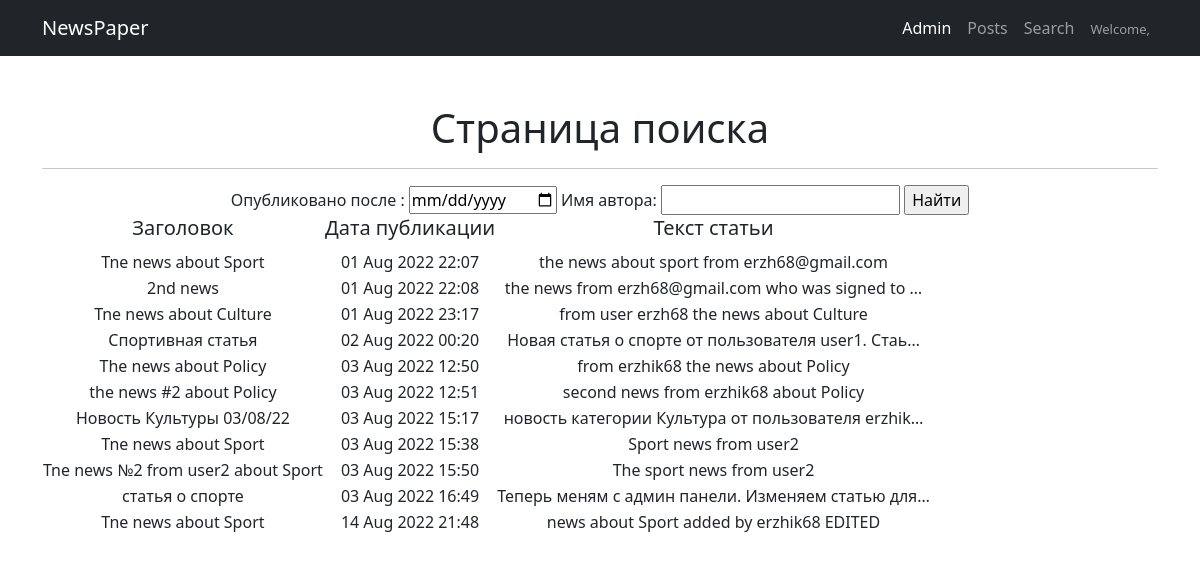
The app's page /search/ with its own data.
### newapp/models.py (models this page shows, shortened)
class Post(models.Model):
    NEWS = 'NW'
    ARTICLE = 'AT'
    TYPE_POST_CHOICES = [(NEWS, 'Новости'), (ARTICLE, 'Статья'),]
    post_type = models.CharField("Тип", max_length=2, choices=TYPE_POST_CHOICES, default=NEWS)
    post_author = models.ForeignKey(Author, on_delete=models.CASCADE, verbose_name="Имя автора")
    post_date_time = models.DateTimeField("Дата публикации (ГГГГ-ММ-ДД)", auto_now_add=True)
    post_category = models.ManyToManyField(Category, through='PostCategory', blank=False, verbose_name="Категория", related_name='posts')
    post_title = models.CharField("Заголовок", max_length=100)
    post_text = models.TextField("Текст")
    post_rating = models.IntegerField(default=0)

### newapp/views.py (the view)
# urls.py: path('search/', PostsSearch.as_view()),
class PostsSearch(ListView):
    model = Post
    template_name = 'newapp/search.html'
    context_object_name = 'posts'
    def get_context_data(self, **kwargs):
        context = super().get_context_data(**kwargs)
        context['filter'] = PostFilter(self.request.GET,
                                       queryset=self.get_queryset())  # вписываем наш фильтр в контекст
        return context

### newapp/templatetags/custom_filters.py (called while the page is built)
@register.filter(name='censor')
def censor(value, arg):
    list_bad_words = ['черт', 'блин', 'капец', 'дерьмо', 'хрен', 'чёрт']
    value_edited = value
    value_final = ''
    for word in list_bad_words:
        value_edited = value_edited.lower()
        value_temp = value_edited.replace(word, arg * len(word))
        value_edited = value_temp
    for i in range(0, len(value)):
        if (value[i] != value_edited[i]) & (value_edited[i].isalpha()):
            temp = value_edited[i].upper()
            value_final += temp
        else:
            value_final += value_edited[i]
    return value_final

### templates/newapp/search.html (shortened to what this page needs)
{% extends 'default.html' %}
{% load custom_filters %}
{% block content %}
    <h1>Страница поиска</h1>
    <hr>
    <form method="GET">
        {{ filter.form }}
        <input type="submit" value="Найти">
    </form>
    {% if posts %}
        <table>
            <tr>
                <td>
                    <h5>Заголовок</h5>
                </td>
                <td>
                    <h5>Дата публикации</h5>
                </td>
                <td>
                    <h5>Текст статьи</h5>
                </td>
            </tr>
        {% for post in filter.qs %}
            <tr>
                <td>
                    {{ post.post_title|censor:'*' }}
                </td>
                <td>
                    {{ post.post_date_time|date:'d M Y H:i' }}
                </td>
                <td>
                    {{ post.post_text|censor:'*'|truncatechars:50 }}
                </td>
            </tr>
        {% endfor %}
        </table>
    {% else %}
        <h2>Новостей нет!</h2>
    {% endif %}
{% endblock content %}

### templates/default.html (shortened to what this page needs)
{% load static %}
<!DOCTYPE html>
<html lang="en">
    <head>
        <link href="{% static 'css/styles.css' %}" rel="stylesheet" />
    </head>
    <body>
                <nav class="navbar navbar-expand-lg navbar-dark bg-dark">
                    <div class="container">
                        <a class="navbar-brand" href="/posts/">NewsPaper</a>
                        <div class="collapse navbar-collapse" id="navbarSupportedContent">
                            <ul class="navbar-nav ms-auto mb-2 mb-lg-0">
                                <li class="nav-item"><a class="nav-link active" aria-current="page" href="/admin/">Admin</a></li>
                                <li class="nav-item"><a class="nav-link" href="/posts/">Posts</a></li>
                                <li class="nav-item"><a class="nav-link" href="/posts/search/">Search</a></li>
                                <li class="nav-item"><a class="nav-link" href="#"><font size="-1.5">Welcome, {{ request.user.username }}</font></a></li>
                            </ul>
                        </div>
                    </div>
                </nav>
        <div class="container">
            <div class="text-center mt-5">
                {% block content %}
                {% endblock content %}
            </div>
        </div>
    </body>
</html>

### records on screen
Post: post_title|censor "Tne news about Sport", post_date_time "01 Aug 2022 22:07", post_text|censor "the news about sport from erzh68@gmail.com"
Post: post_title|censor "2nd news", post_date_time "01 Aug 2022 22:08", post_text|censor "the news from erzh68@gmail.com who was signed to …"
Post: post_title|censor "Tne news about Culture", post_date_time "01 Aug 2022 23:17", post_text|censor "from user erzh68 the news about Culture"
Post: post_title|censor "Спортивная статья", post_date_time "02 Aug 2022 00:20", post_text|censor "Новая статья о спорте от пользователя user1. Стаь…"
Post: post_title|censor "The news about Policy", post_date_time "03 Aug 2022 12:50", post_text|censor "from erzhik68 the news about Policy"
Post: post_title|censor "the news #2 about Policy", post_date_time "03 Aug 2022 12:51", post_text|censor "second news from erzhik68 about Policy"
Post: post_title|censor "Новость Культуры 03/08/22", post_date_time "03 Aug 2022 15:17", post_text|censor "новость категории Культура от пользователя erzhik…"
Post: post_title|censor "Tne news about Sport", post_date_time "03 Aug 2022 15:38", post_text|censor "Sport news from user2"
Post: post_title|censor "Tne news №2 from user2 about Sport", post_date_time "03 Aug 2022 15:50", post_text|censor "The sport news from user2"
Post: post_title|censor "статья о спорте", post_date_time "03 Aug 2022 16:49", post_text|censor "Теперь меням с админ панели. Изменяем статью для…"
Post: post_title|censor "Tne news about Sport", post_date_time "14 Aug 2022 21:48", post_text|censor "news about Sport added by erzhik68 EDITED"
